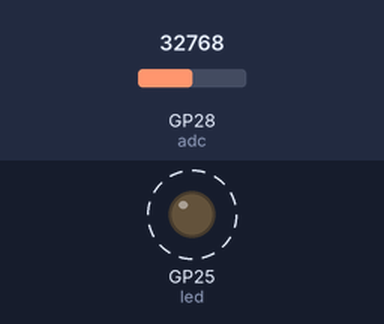
Simulated run of this program. Board: Raspberry Pi Pico running MicroPython. On the bench: output pins drawn as LEDs (lit = HIGH). Dashed ring = blinking. The inputs (shaded band) are chosen by the test bench; at power-on: GP28 (adc) = 32768 (analog values on the 0–65535 scale). What the program prints to the serial console is not drawn.

Above: at 1.2 s.
1.3 s: GP28 (adc) set to 40352
3.3 s: GP28 (adc) set to 42112
Timing chart, 0 to 12.3 s (numbered marks = the images above; inputs shaded):
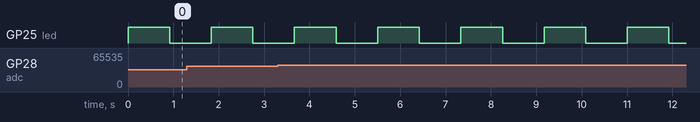

Measured:
- by itself, GP25 (led): alternates HIGH for 0.92 s and LOW for 0.92 s

The program:

main.py
```python
# OBD-II CAN Reader — Raspberry Pi Pico firmware (MicroPython)
# =============================================================================
# Regulated battery-voltage telemetry over USB serial, plus the CAN wiring map.
#
# Hardware (see ../BUILD.md for the full solder guide):
#   GP28 / ADC2   battery-sense divider  R1=47k (top) / R2=10k (bottom)
#   GP25          onboard LED            heartbeat (1 Hz)
#   GP4  / GP5    CAN RX / TX  -> SN65HVD230   (real bus = PIO, see CAN section)
#
# In the Wokwi sim the obd2 chip drives ~12.6 V onto the divider, so GP28 reads
# ~2.1 V and the telemetry below prints a live battery voltage. Edit the
# chip-obd2 part's "battery_voltage" attr in diagram.json to sweep it
# (12.6 = ignition, 14.4 = alternator charging, 11.5 = weak battery).
# =============================================================================

from machine import ADC, Pin, UART
import time

# ---- Calibration ------------------------------------------------------------
# Divider ratio = (R1 + R2) / R2 = (47000 + 10000) / 10000 = 5.7
# On the bench: feed a known 12.00 V, read the printed value, and nudge RATIO
# until they match (this absorbs resistor tolerance). VREF is the Pico 3V3 rail.
VREF = 3.3
RATIO = 5.7
ADC_MAX = 65535

# ---- Thresholds (12 V lead-acid) -------------------------------------------
V_LOW = 11.8        # below this: weak / discharged battery
V_CHARGING = 13.2   # at/above this: alternator is running

# ---- Pins -------------------------------------------------------------------
adc = ADC(2)              # GP28 = ADC2 = battery-sense node
led = Pin(25, Pin.OUT)    # onboard heartbeat LED

# ---- Buses (wiring reference; live bus data is real-hardware only) ----------
# HS-CAN  (powertrain, 500 kbit/s)  GP5=TX  GP4=RX  -> SN65HVD230 -> OBD 6 / 14
# MS-CAN  (body,       125 kbit/s)  GP7=TX  GP6=RX  -> SN65HVD230 -> OBD 3 / 11
# K-line  (KWP2000 / ISO 9141)      GP8=TX  GP9=RX  -> L9637D     -> OBD 7
HS_CAN_TX, HS_CAN_RX = 5, 4
MS_CAN_TX, MS_CAN_RX = 7, 6

# K-line is a plain UART (this DOES initialise in the sim; there is just no bus
# to talk to). 10400 baud is the KWP2000 fast-init rate.
kline = UART(1, baudrate=10400, tx=Pin(8), rx=Pin(9))


def read_battery(samples=16):
    """Median-of-samples ADC read -> battery volts. Median rejects spikes."""
    vals = []
    for _ in range(samples):
        vals.append(adc.read_u16())
        time.sleep_ms(1)
    vals.sort()
    raw = vals[len(vals) // 2]            # median sample
    v_adc = raw / ADC_MAX * VREF          # volts at GP28
    return v_adc * RATIO                  # scaled back to the battery


def classify(vb):
    if vb < V_LOW:
        return "LOW"
    if vb >= V_CHARGING:
        return "CHARGING"
    return "OK"


# ---- Main loop --------------------------------------------------------------
print("# OBD-II CAN Reader online")
print("# fields: ms,battery_v,state,vmin,vmax")

vmin = 99.0
vmax = 0.0
t0 = time.ticks_ms()

while True:
    led.toggle()
    vb = read_battery()
    vmin = min(vmin, vb)
    vmax = max(vmax, vb)
    ms = time.ticks_diff(time.ticks_ms(), t0)
    print("{:d},{:.2f},{},{:.2f},{:.2f}".format(ms, vb, classify(vb), vmin, vmax))
    time.sleep_ms(900)


# =============================================================================
# CAN bus — real hardware only
# -----------------------------------------------------------------------------
# The RP2040 has NO hardware CAN controller, so CAN is done in software over
# PIO into the SN65HVD230 at 500 kbit/s (OBD-II high-speed CAN). The transceiver
# in this Wokwi project is a passive visual model — there is no live bus to read
# in simulation, which is why the loop above focuses on the battery sense that
# *does* simulate. The wiring is still drawn so you solder the right pins.
#
# Proven real-hardware path:
#   * MicroPython build that includes the `can2040` PIO CAN driver, OR
#   * Arduino / C firmware using the can2040 library (Kevin O'Connor).
#
# Reference pinout for the real bus:
#   CAN_TX = Pin(5)    # -> SN65HVD230 D  (driver input)
#   CAN_RX = Pin(4)    # <- SN65HVD230 R  (receiver output)
#   bitrate = 500_000  # OBD-II high-speed CAN
#
# No 120 Ohm terminator when tapping a car — the bus is already terminated.
# =============================================================================
```
